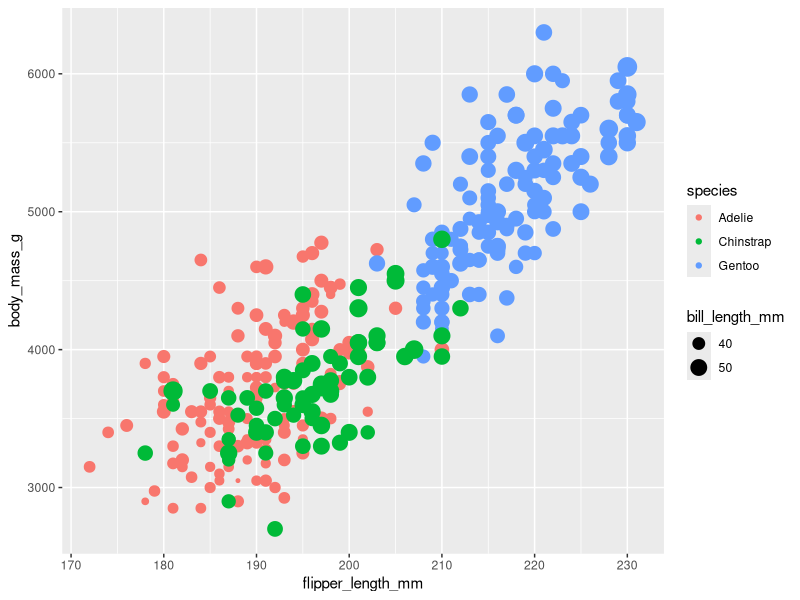
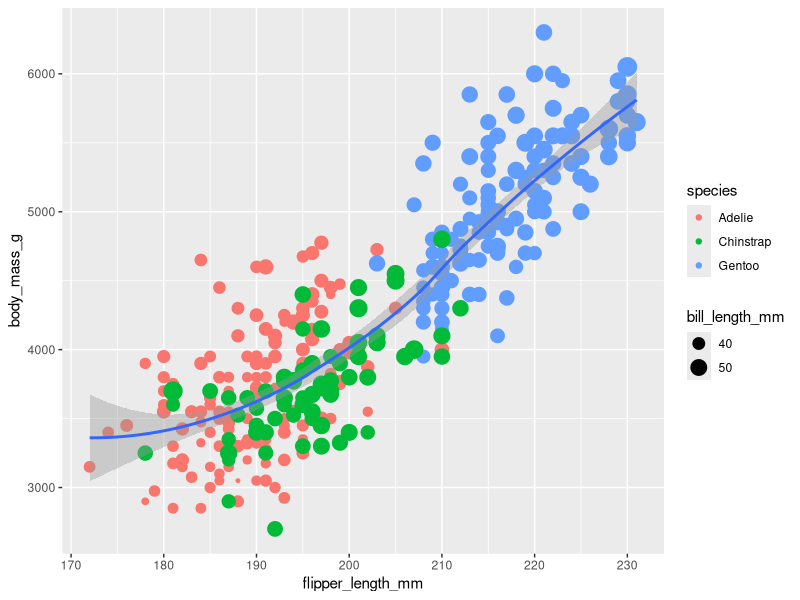
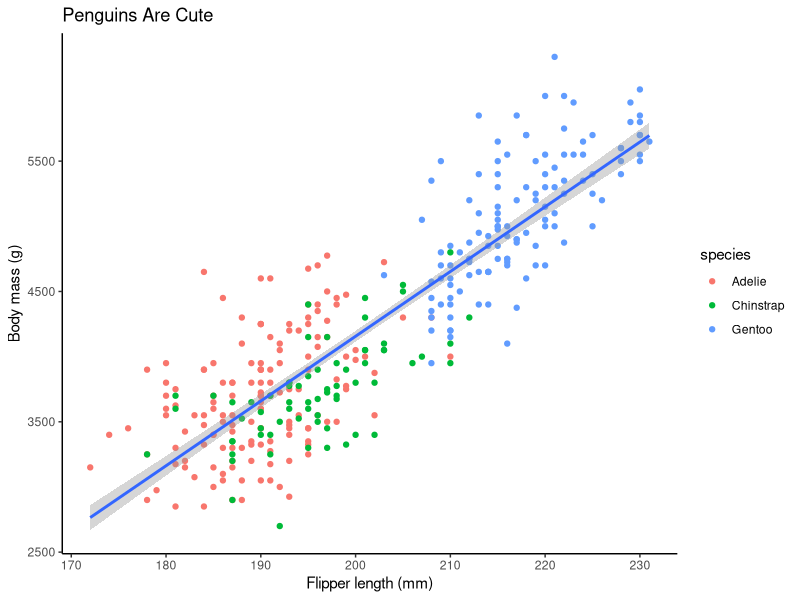
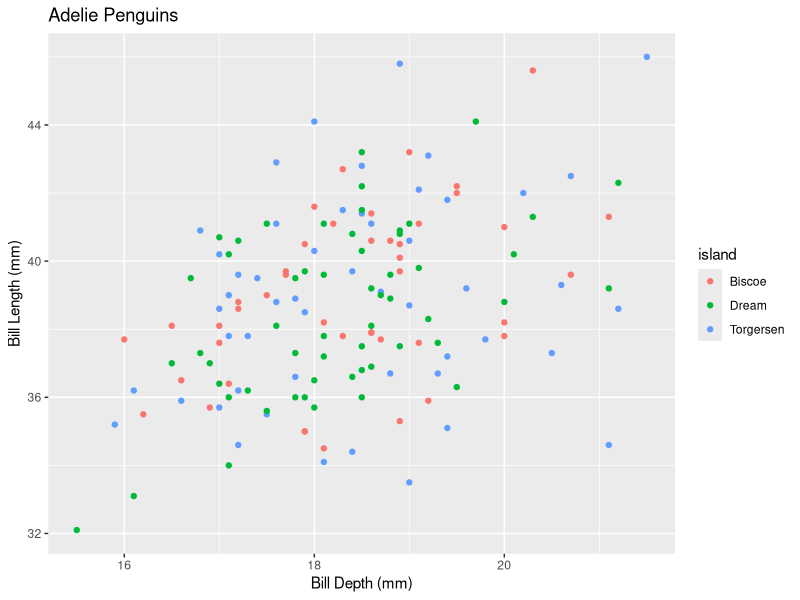
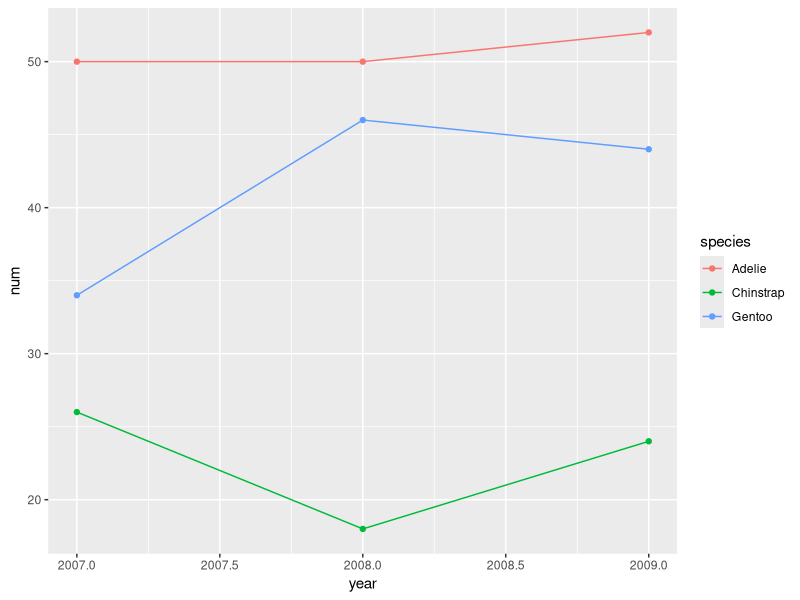
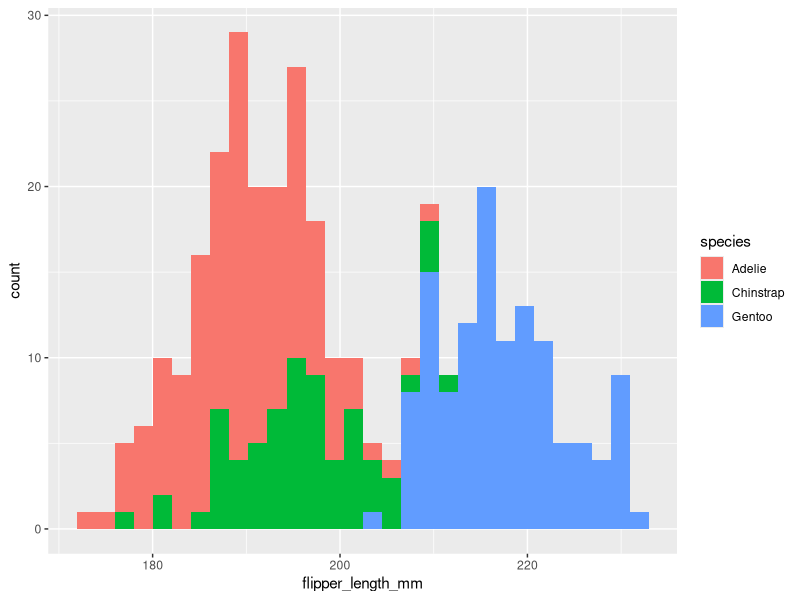
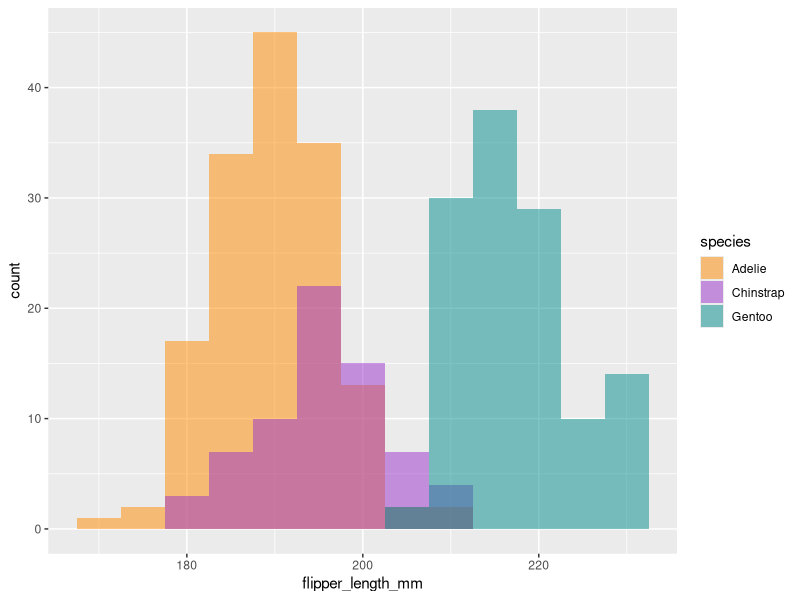
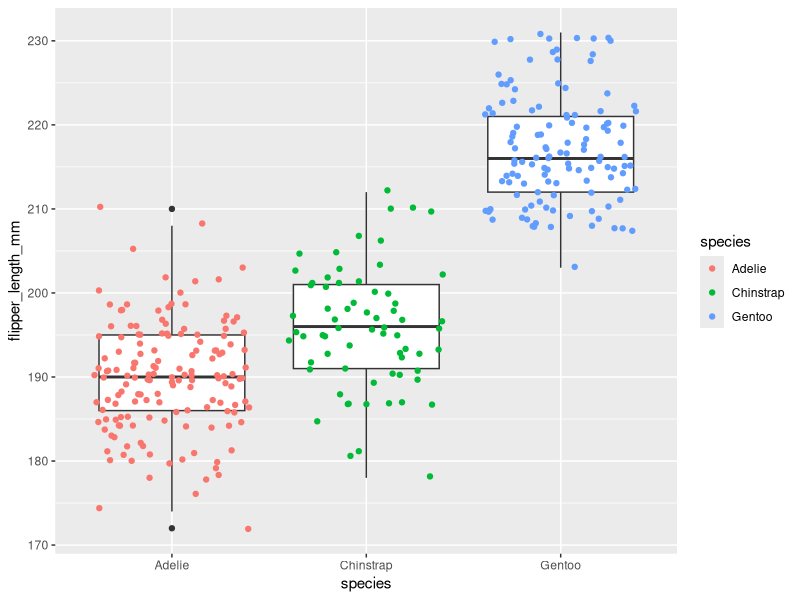

These charts were generated, in order, by the following R code:
## ---- chunk 1
knitr::opts_chunk$set(echo = TRUE)
## ---- chunk 2
library(tidyverse)
## ---- chunk 3
find("filter") #first one listed is the default 

library(palmerpenguins)

head(penguins)
#if we want to use the version of a function from a specific package you can call it like so
penguins %>% dplyr::filter(species == "Adelie")

##############################
#             Scatter Plot
##############################
ggplot() +
  geom_point(aes(x= flipper_length_mm, y = body_mass_g, color = species, size = bill_length_mm), data = penguins)
            #things inside the aes function can be mapped to data in your data frame, if you want them constant you can put them outside aes
ggplot(data = penguins) + #called the data in ggplot() so that the geom_smooth() function knows to use data from penguins
  geom_point(aes(x= flipper_length_mm, y = body_mass_g, color = species, size = bill_length_mm), data = penguins)+
  geom_smooth(aes(x=flipper_length_mm, y = body_mass_g))

#we can make this even neater looking by calling the x and y in ggplot(), this will set the default x + y for all next functions
ggplot(aes(x= flipper_length_mm, y = body_mass_g), data = penguins) + #
  geom_point(aes(color = species))+
  geom_smooth(method = "lm")+
  ylab("Body mass (g)")+
  xlab("Flipper length (mm)")+
  ggtitle("Penguins Are Cute")+
  theme_classic() #there are a lot of different themes, you can manually control all the aesthetic features but it's easy to use the premade themes

## ---- chunk 4
adelie = penguins %>% filter(species == "Adelie")
head(adelie)
ggplot(aes(x = bill_depth_mm, y = bill_length_mm),data= adelie)+
  geom_point(aes(color = island))+
  xlab("Bill Depth (mm)")+
  ylab("Bill Length (mm)")+
  ggtitle("Adelie Penguins")

## ---- chunk 5
penguin_ts = penguins %>%
  group_by(species, year) %>% 
  summarize(num=n())
penguin_ts

ggplot(aes(x=year, y=num, color = species), data = penguin_ts)+
  geom_point()+
  geom_line()

## ---- chunk 6
############################
#     Histograms
############################

ggplot(data=penguins) +
  geom_histogram((aes(x=flipper_length_mm, fill = species))) #use fill instead of color for histograms, color will just make an outline


#we can also make them ont stacked by setting position and alpha (transparency parameter)
ggplot(data=penguins) +
  geom_histogram((aes(x=flipper_length_mm, fill = species)), position = "identity", alpha = 0.5, binwidth=5)+
  scale_fill_manual (values=c("darkorange", "darkorchid", "darkcyan"))

## ---- chunk 7
ggplot(aes(y=flipper_length_mm, x = species), data=penguins)+
  geom_boxplot()+
  geom_jitter(aes(color=species))

##################
#     Bar Plot
##################


ggplot(data=penguins)+
  geom_bar(aes(x=sex, fill = species))+
  facet_wrap(~species) #create a different panel for whatever variable you choose

my_plot = ggplot(data=penguins %>% filter(!is.na(sex)))+ #getting rid of NAs
  geom_bar(aes(x=sex, fill = species))+
  coord_flip()+ #to make bars horizontal instead of vertical, it looks bad in this
  facet_wrap(~species, ncol=1) #ncol= number of columns, this makes the plot look less bad lol
  ggsave(filename = "figures/penguin_sex_bar.png", device = "png", width=6, height = 4, dpi = 300, units = "in")
  #setting device isn't necessary bc we already added .png to the file name
my_plot


